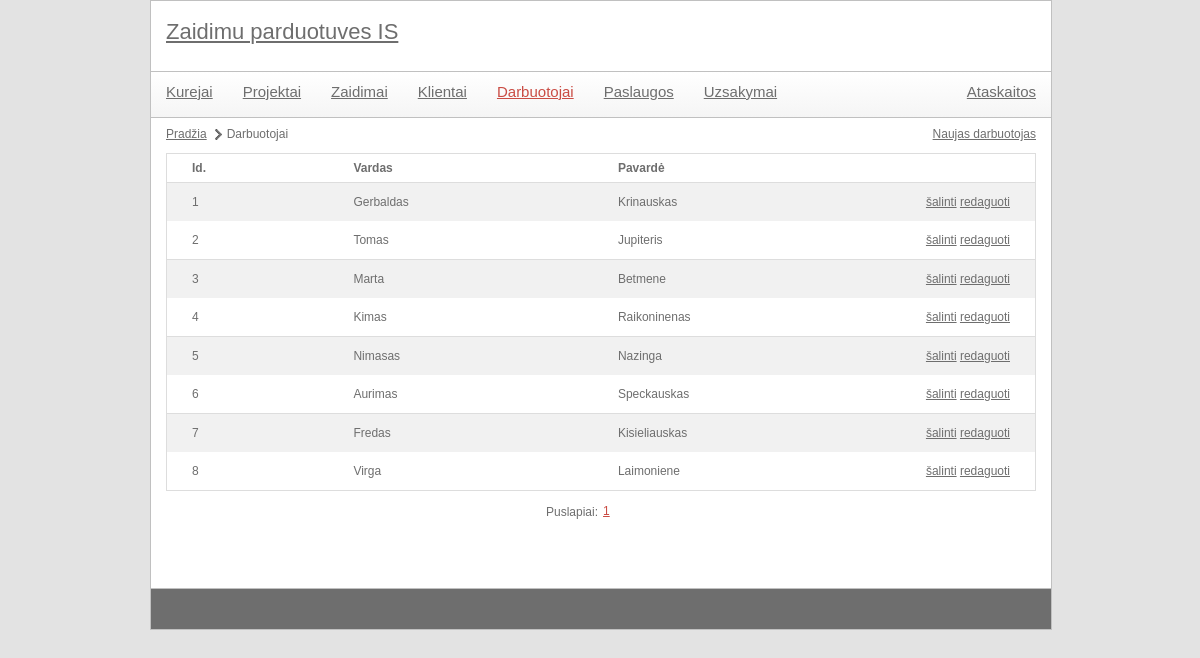
The page /index.php?module=employee&action=list on the database its author committed.
### tables this page shows
CREATE TABLE `darbuotojai` (
  `id` char(6) NOT NULL,
  `vardas` varchar(20) NOT NULL,
  `pavarde` varchar(20) NOT NULL
);

### controls/employee_list.php (called while the page is built)
<?php
include 'libraries/employees.class.php';
$employeesObj = new employees();
$elementCount = $employeesObj->getEmplyeesListCount();
include 'utils/paging.class.php';
$paging = new paging(config::NUMBER_OF_ROWS_IN_PAGE);
$paging->process($elementCount, $pageId);
$data = $employeesObj->getEmplyeesList($paging->size, $paging->first);
include 'templates/employee_list.tpl.php';
?>

### index.php (called while the page is built, shortened)
<?php
	include 'utils/mysql.class.php';
	if(isset($_GET['module'])) {
		$module = mysql::escape($_GET['module']);
	}
	include 'templates/main.tpl.php';
?>

### utils/mysql.class.php (called while the page is built, shortened)
<?php
class mysql {
    protected static $connection;
    public static function connect() {
		if(!isset(self::$connection)) {
            self::$connection = new mysqli(config::DB_SERVER, config::DB_USERNAME, config::DB_PASSWORD, config::DB_NAME);
        }
        return self::$connection;
    }
    public static function query($query) {
        $connection = mysql::connect();
        $result = $connection->query($query);
        return $result;
    }
    public static function select($query) {
        $rows = array();
        $result = mysql::query($query);
        while ($row = $result->fetch_assoc()) {
            $rows[] = $row;
        }
        return $rows;
    }
	public static function escape($field) {
		$connection =  mysql::connect();
		return mysqli_real_escape_string($connection, $field);
	}
}

### utils/paging.class.php (called while the page is built, shortened)
<?php
class paging {
	public $size;
	public function __construct($rowsPerPage) {
		$this->size = $rowsPerPage;
	}
	public function process($total, $currentPage) {
		$this->first = ($currentPage - 1) * $this->size;
	}
}
?>

### libraries/employees.class.php (called while the page is built, shortened)
<?php
class employees {
	private $darbuotojai_lentele = '';
	public function __construct() {
		$this->darbuotojai_lentele = config::DB_PREFIX . 'darbuotojai';
	}
	public function getEmplyeesList($limit = null, $offset = null) {
		$limitOffsetString = "";
		if(isset($limit)) {
			$limitOffsetString .= " LIMIT {$limit}";
		}
		if(isset($offset)) {
			$limitOffsetString .= " OFFSET {$offset}";
		}
		$query = "  SELECT *
					FROM `{$this->darbuotojai_lentele}`" . $limitOffsetString;
		$data = mysql::select($query);
		return $data;
	}
}

### templates/employee_list.tpl.php (the view, shortened to what this page needs)
<ul id="pagePath">
	<li><a href="index.php">Pradžia</a></li>
	<li>Darbuotojai</li>
</ul>
<div id="actions">
	<a href='index.php?module=<?php echo $module; ?>&action=create'>Naujas darbuotojas</a>
</div>
<table class="listTable">
	<tr>
		<th>Id.</th>
		<th>Vardas</th>
		<th>Pavardė</th>
		<th></th>
	</tr>
	<?php
		foreach($data as $key => $val) {
			echo
				"<tr>"
					. "<td>{$val['id']}</td>"
					. "<td>{$val['vardas']}</td>"
					. "<td>{$val['pavarde']}</td>"
					. "<td>"
						. "<a href='#' onclick='showConfirmDialog(\"{$module}\", \"{$val['id']}\"); return false;' title=''>šalinti</a>&nbsp;"
						. "<a href='index.php?module={$module}&action=edit&id={$val['id']}' title=''>redaguoti</a>"
					. "</td>"
				. "</tr>";
		}
	?>
</table>
<?php
	include 'templates/paging.tpl.php';
?>

### style/main.css (style rules this page uses)
body { color: #6e6e6e; font-family: Verdana, Geneva, sans-serif; font-size: 12px; background-color: #e3e3e3; width: 900px; margin: 0px auto; }
a { color: #6e6e6e; }
#contentMain table { margin-top: 3px; width: 100%; border-collapse: collapse; border: 1px solid #ddd; }
#contentMain table th { text-align: left; padding: 8px 25px; font-weight: bold; }
#contentMain table th:last-child { width: 40px; }
#contentMain table th:first-child { border-top-left-radius: 5px; moz-border-top-left-radius: 5px; }
#contentMain table th:last-child { border-top-right-radius: 5px; moz-border-top-right-radius: 5px; }
#contentMain table.listTable tr:nth-child(even) { background-color: #f1f1f1; }
#contentMain table td { padding: 8px 25px; text-align: center; line-height: 22px; text-align: left; }
#contentMain table tr:last-child td:first-child { border-bottom-left-radius: 5px; moz-border-bottom-left-radius: 5px; }
#contentMain table tr:last-child td:last-child { border-bottom-right-radius: 5px; moz-border-bottom-right-radius: 5px; }
#contentMain table.listTable tr:nth-child(odd) { background-color: #fff; border-bottom: 1px solid #ddd; }
#contentMain #pagePath { margin: 10px 0px 10px 0px; display: block; float: left; }
#contentMain #pagePath li { float: left; display: block; margin-right: 5px; background: url(images/page-path-separator.png) center right no-repeat; padding-right: 15px; }
#contentMain #pagePath li:last-child { background: none; }
#contentMain #actions { float: right; margin: 10px 0px 0px 0px; }
#contentMain #actions a { margin-left: 7px; }

### rows shown on the page
darbuotojai: id "1", vardas "Gerbaldas", pavarde "Krinauskas"
darbuotojai: id "2", vardas "Tomas", pavarde "Jupiteris"
darbuotojai: id "3", vardas "Marta", pavarde "Betmene"
darbuotojai: id "4", vardas "Kimas", pavarde "Raikoninenas"
darbuotojai: id "5", vardas "Nimasas", pavarde "Nazinga"
darbuotojai: id "6", vardas "Aurimas", pavarde "Speckauskas"
darbuotojai: id "7", vardas "Fredas", pavarde "Kisieliauskas"
darbuotojai: id "8", vardas "Virga", pavarde "Laimoniene"

### other values the page prints
$value['page'] "1"
